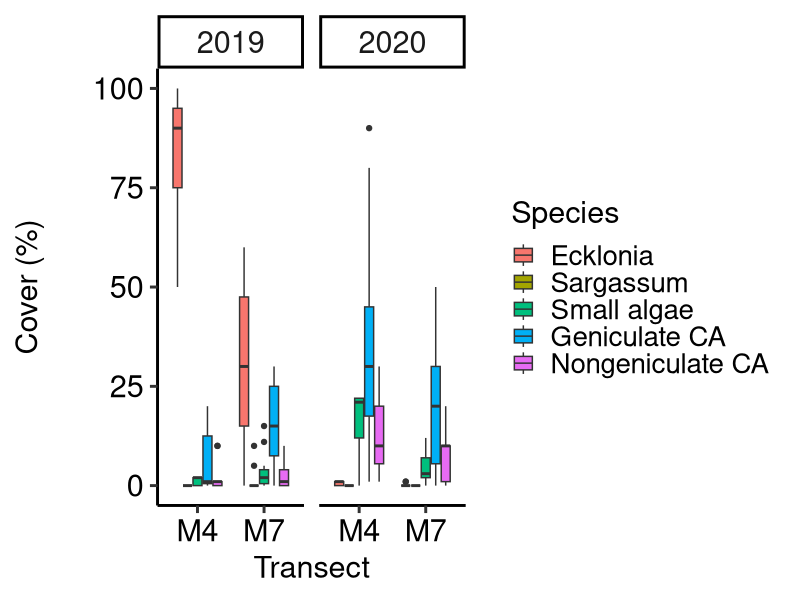

Source code (R):
######################data###############################
rm(list=ls())

Iwa_moba<-read.csv("Iwa_algae_data_2019-2020.csv")
Iwa_moba$Species <- factor(Iwa_moba$Species, 
                           levels = c("Ecklonia", "Sargassum","Small algae",
                                      "Geniculate CA","Nongeniculate CA") )
Iwa_moba$Species


library(ggplot2)
### Figure for changes in seaweed cover between 2019 and 2020 
plot_seaweed<-ggplot(data=Iwa_moba, aes(x=Transect, y=Cover,fill=Species))+
  xlab("Transect")+ 
  ylab(expression(atop("Cover (%)")))+ 
  geom_boxplot()+ 
  labs(color='Zone')+
  facet_grid(~Year)+
  theme_classic(base_size = 22, base_family = "sans")+
  theme(axis.text = element_text(color="black",size=22))+
  theme(strip.text = element_text(size = 22))+
  theme(legend.text =  element_text(size = 20))
plot_seaweed

ggsave("Figure3_Iwa_algalcommunity1.pdf", width = 12, height = 4)



###PERMANOVA ####
library(vegan)
Iwa_moba_com<-read.csv("Iwa_algal_community_multivariate.csv",header=T,row.names=1)
envi_moba<-read.csv("envi_iwa_site_multivariate.csv")

adonis2(Iwa_moba_com~Year+Line, data=envi_moba, method="bray", permutation = 9999)


